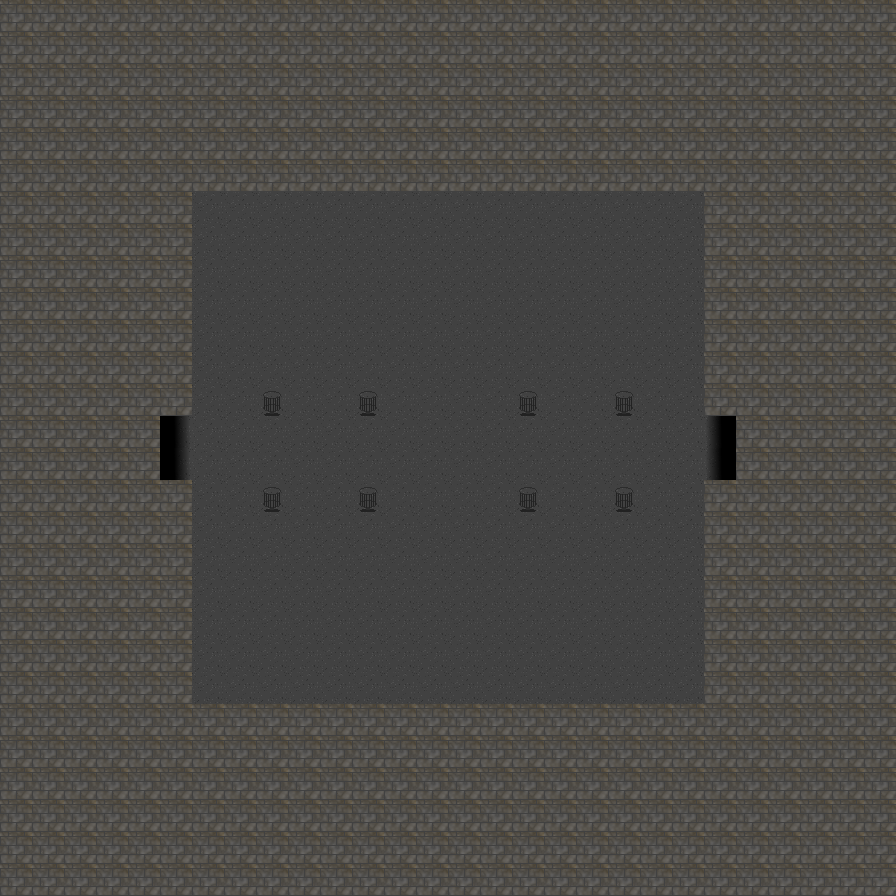

Below is a game level as drawn by its tile map, then a one-line description and the .tmx that defines it (tile-layer data replaced by summaries):
An orthogonal 28x28 tile map with 32x32 px tiles, 6 tile layers (floor, walls, doors, light sources, ...) and 17 objects (to room 8, to room 10).

<map version="1.0" orientation="orthogonal" width="28" height="28" tilewidth="32" tileheight="32">
 <properties>
  <property name="AmbientLight" value="0" />
  <property name="LightColor" value="210,120,20,0.5" />
  <property name="StartX" value="7" />
  <property name="StartY" value="7" />
  <property name="TileHeight" value="32" />
  <property name="TileWidth" value="32" />
 </properties>
 <tileset firstgid="1" name="Cavetileset" tilewidth="32" tileheight="32" spacing="2">
  <image source="Cavetileset.png" width="203" height="373" />
 </tileset>
 <layer name="floor" width="28" height="28">
  <properties>
   <property name="collide" value="false" />
  </properties>
  <data>[784 cells, 784 non-empty, 1 distinct tile ids]</data>
 </layer>
 <layer name="walls" width="28" height="28">
  <properties>
   <property name="collide" value="true" />
  </properties>
  <data>[784 cells, 524 non-empty, 1 distinct tile ids]</data>
 </layer>
 <layer name="doors" width="28" height="28">
  <properties>
   <property name="collide" value="false" />
  </properties>
  <data>[784 cells, 4 non-empty, 2 distinct tile ids]</data>
 </layer>
 <layer name="light sources" width="28" height="28">
  <properties>
   <property name="collide" value="true" />
  </properties>
  <data>[784 cells, 8 non-empty, 1 distinct tile ids]</data>
 </layer>
 <layer name="Characters" width="28" height="28">
  <properties>
   <property name="collide" value="false" />
  </properties>
  <data>[784 cells, 0 non-empty, 0 distinct tile ids]</data>
 </layer>
 <layer name="Lights" width="28" height="28">
  <properties>
   <property name="collide" value="false" />
  </properties>
  <data>[784 cells, 0 non-empty, 0 distinct tile ids]</data>
 </layer>
 <objectgroup name="Objects" width="28" height="28">
  <object name="to room 8" x="160" y="416" width="32" height="64">
   <properties>
    <property name="change_map" value="data/darkDungeonRoom7.tmx, 20 ,14" />
    <property name="interaction_type" value="player_auto" />
    <property name="type" value="Interaction" />
   </properties>
  </object>
  <object name="to room 10" x="704" y="416" width="32" height="64">
   <properties>
    <property name="change_map" value="data/darkDungeonRoom10.tmx, 7 ,14" />
    <property name="interaction_type" value="player_auto" />
    <property name="type" value="Interaction" />
   </properties>
  </object>
  <object x="576" y="352" width="96" height="96">
   <properties>
    <property name="LightColor" value="225,125,0,0.5" />
    <property name="type" value="MapLight" />
   </properties>
   <ellipse />
  </object>
  <object x="480" y="352" width="96" height="96">
   <properties>
    <property name="LightColor" value="225,125,0,0.5" />
    <property name="type" value="MapLight" />
   </properties>
   <ellipse />
  </object>
  <object x="320" y="352" width="96" height="96">
   <properties>
    <property name="LightColor" value="225,125,0,0.5" />
    <property name="type" value="MapLight" />
   </properties>
   <ellipse />
  </object>
  <object x="224" y="352" width="96" height="96">
   <properties>
    <property name="LightColor" value="225,125,0,0.5" />
    <property name="type" value="MapLight" />
   </properties>
   <ellipse />
  </object>
  <object x="224" y="448" width="96" height="96">
   <properties>
    <property name="LightColor" value="225,125,0,0.5" />
    <property name="type" value="MapLight" />
   </properties>
   <ellipse />
  </object>
  <object x="320" y="448" width="96" height="96">
   <properties>
    <property name="LightColor" value="225,125,0,0.5" />
    <property name="type" value="MapLight" />
   </properties>
   <ellipse />
  </object>
  <object x="480" y="448" width="96" height="96">
   <properties>
    <property name="LightColor" value="225,125,0,0.5" />
    <property name="type" value="MapLight" />
   </properties>
   <ellipse />
  </object>
  <object x="576" y="448" width="96" height="96">
   <properties>
    <property name="LightColor" value="225,125,0,0.5" />
    <property name="type" value="MapLight" />
   </properties>
   <ellipse />
  </object>
  <object gid="31" x="304" y="361">
   <properties>
    <property name="enemy_type" value="NudeDude" />
    <property name="type" value="Enemy" />
   </properties>
  </object>
  <object gid="31" x="559" y="362">
   <properties>
    <property name="enemy_type" value="NudeDude" />
    <property name="type" value="Enemy" />
   </properties>
  </object>
  <object gid="31" x="434" y="415">
   <properties>
    <property name="enemy_type" value="NudeDude" />
    <property name="type" value="Enemy" />
   </properties>
  </object>
  <object gid="31" x="560" y="571">
   <properties>
    <property name="enemy_type" value="NudeDude" />
    <property name="type" value="Enemy" />
   </properties>
  </object>
  <object gid="31" x="432" y="514">
   <properties>
    <property name="enemy_type" value="NudeDude" />
    <property name="type" value="Enemy" />
   </properties>
  </object>
  <object gid="31" x="302" y="571">
   <properties>
    <property name="enemy_type" value="NudeDude" />
    <property name="type" value="Enemy" />
   </properties>
  </object>
  <object gid="31" x="665" y="464">
   <properties>
    <property name="enemy_type" value="NudeDude" />
    <property name="type" value="Enemy" />
   </properties>
  </object>
 </objectgroup>
</map>
